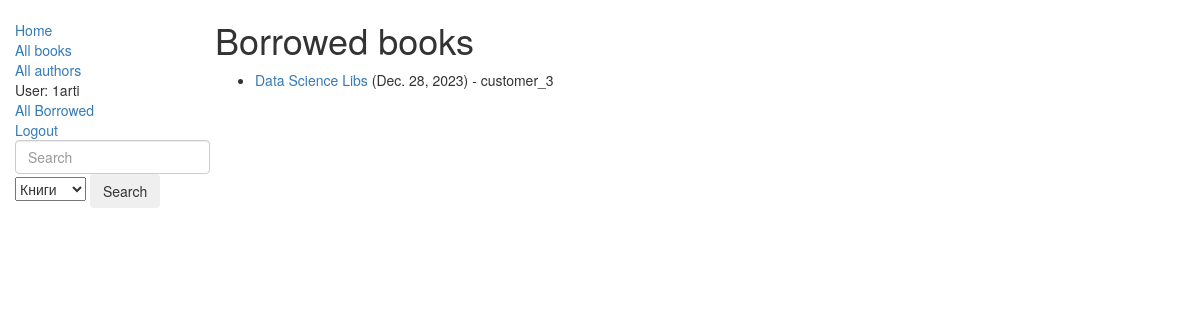
Page /catalog/all_loaned_books/ (signed in) on the committed database.
### catalog/models.py (models this page shows, shortened)
class BookInstance(models.Model):
    id = models.UUIDField(primary_key=True, default=uuid.uuid4, help_text='Unique instance id for search')
    book = models.ForeignKey(Book, on_delete=models.SET_NULL, null=True)
    imprint = models.CharField(max_length=200)
    due_back = models.DateField(null=True, blank=True)
    LOAN_STATUS = (
        ('m', 'Maintenance'),
        ('o', 'On loan'),
        ('a', 'Available'),
        ('r', 'Reserved'),
    )
    status = models.CharField(max_length=1, choices=LOAN_STATUS, blank=True, default='m', help_text='Book availability')
    language = models.ForeignKey(Language, on_delete=models.SET_NULL, null=True)
    borrower = models.ForeignKey(User, on_delete=models.SET_NULL, null=True, blank=True)
    class Meta:
        ordering = ["due_back"]
        permissions = (('can_mark_returned', 'Set book as returned.'), )
    @property
    def is_overdue(self):
        if self.due_back and date.today() > self.due_back:
            return True
        return False

class Book(models.Model):
    title = models.CharField(max_length=200)
    author = models.ForeignKey('Author', on_delete=models.SET_NULL, null=True)
    summary = models.TextField(max_length=1000, help_text='Enter brief description for book')
    isbn = models.CharField('ISBN', max_length=13, help_text='13 Character <a href="https://www.isbn-international.org/content/what-isbn">ISBN number</a>')
    genre = models.ManyToManyField(Genre, help_text='Select Genre for this Book')
    cover = models.ImageField(upload_to='books_covers/', null=True, blank=True, default='/books_covers/upscaled_31.jpg')
    def display_genre(self):
        """
            Func for admin panel Book-Genre display
        """
        return ', '.join([genre.name for genre in self.genre.all()[:3]])
    display_genre.short_description = 'Genre'

### catalog/views.py (the view)
class AllLoanedBooksListView(LoginRequiredMixin, PermissionRequiredMixin, generic.ListView):
    permission_required = 'catalog.can_mark_returned'
    model = BookInstance
    template_name = 'catalog/bookinstance_list_borrowed_user.html'
    paginate_by = 10
    def get_queryset(self):
        return BookInstance.objects.filter(status__exact='o').order_by('due_back')

### catalog/templates/catalog/bookinstance_list_borrowed_user.html
{% extends "base_generic.html" %}
{% block content %}
    <h1>Borrowed books</h1>
    {% if bookinstance_list %}
    <ul>
      {% for bookinst in bookinstance_list %}
      <li class="{% if bookinst.is_overdue %}text-danger{% endif %}">
        <a href="{% url 'book-detail' bookinst.book.pk %}">{{bookinst.book.title}}</a> ({{ bookinst.due_back }})
          {% if perms.catalog.can_mark_returned %} - {{bookinst.borrower}} {% endif %}
      </li>
      {% endfor %}
    </ul>
    {% else %}
      <p>There are no books borrowed.</p>
    {% endif %}
{% endblock %}

### locallibrary/templates/base_generic.html (shortened to what this page needs)
<!doctype html>
<html lang="en">
  <head>
    <link rel="stylesheet" href="https://maxcdn.bootstrapcdn.com/bootstrap/3.3.7/css/bootstrap.min.css">
    {% load static %}
    <link rel="stylesheet" href="{% static 'css/styles.css' %}">
    <link rel="stylesheet" href="{% static 'css/buttons.css' %}">
  </head>
  <body>
    <div class="container-fluid">
      <div class="row">
        <div class="col-sm-2">
          {% block sidebar %}
            <ul class="sidebar-nav">
              <li><a href="{% url 'index' %}">Home</a></li>
              <li><a href="{% url 'books' %}">All books</a></li>
              <li><a href="{% url 'authors' %}">All authors</a></li>
              {% if user.is_authenticated %}
                <li>User: {{ user.get_username }}</li>
                {% if perms.catalog.can_mark_returned %}
                  <li><a href="{% url 'all-borrowed' %}">All Borrowed</a></li>
                {% else %}
                  <li><a href="{% url 'my-borrowed' %}">My Borrowed</a></li>
                {% endif %}
                <li><a href="{% url 'logout'%}?next={{request.path}}">Logout</a></li>
              {% else %}
                <li><a href="{% url 'login'%}?next={{request.path}}">Login</a></li>
              {% endif %}
              <li>
                <form class="form-inline" action="{% url 'searching' %}" method="POST">
                <input class="form-control mr-sm-2" type="search" placeholder="Search" aria-label="Search" name="searched">
                <select name="search_group">
                    <option value="books">Книги</option>
                </select>
                <button class="btn btn-outline-success my-2 my-sm-0" type="submit">Search</button>
                </form>
              </li>
            </ul>
          {% endblock %}
        </div>
        <div class="col-sm-10"> {% include "messages.html" %} {% block content %}{% endblock %}
        </div>
      </div>
    </div>
  </body>
</html>

### locallibrary/static/css/styles.css (style rules this page uses)
.sidebar-nav { margin-top: 20px; padding: 0; list-style: none; }

### rows in the picture
BookInstance: book "Data Science Libs", due_back "Dec. 28, 2023", borrower "customer_3"

### other values in the picture
{{ user.get_username }} "1arti"
